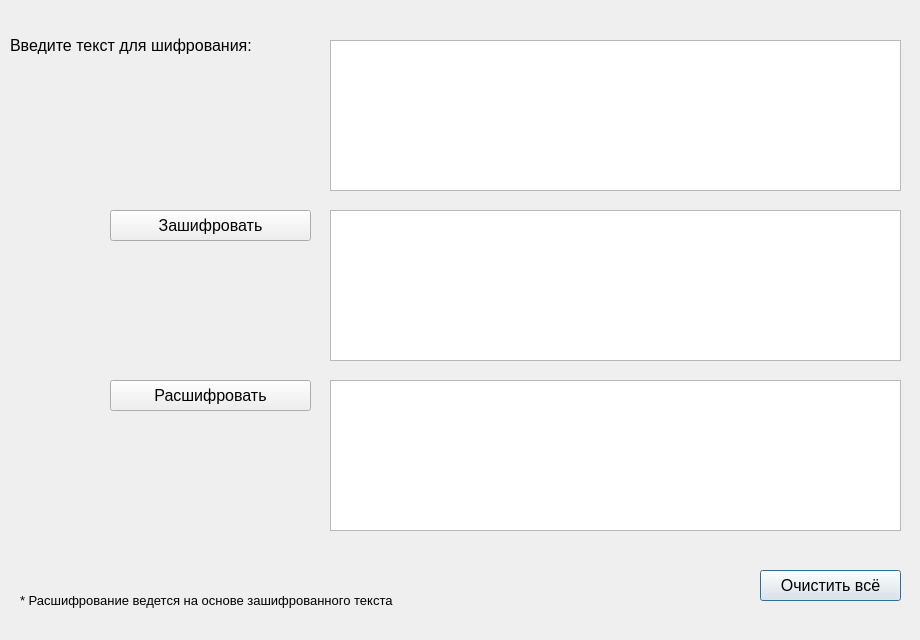
<?xml version="1.0" encoding="UTF-8"?>
<ui version="4.0">
 <class>Dialog2</class>
 <widget class="QDialog" name="Dialog2">
  <property name="geometry">
   <rect>
    <x>0</x>
    <y>0</y>
    <width>920</width>
    <height>640</height>
   </rect>
  </property>
  <property name="minimumSize">
   <size>
    <width>920</width>
    <height>640</height>
   </size>
  </property>
  <property name="maximumSize">
   <size>
    <width>920</width>
    <height>640</height>
   </size>
  </property>
  <property name="windowTitle">
   <string>Шифр Атбаш</string>
  </property>
  <widget class="QPushButton" name="but_clear">
   <property name="geometry">
    <rect>
     <x>760</x>
     <y>570</y>
     <width>141</width>
     <height>31</height>
    </rect>
   </property>
   <property name="font">
    <font>
     <family>Arial</family>
     <pointsize>12</pointsize>
    </font>
   </property>
   <property name="text">
    <string>Очистить всё</string>
   </property>
  </widget>
  <widget class="QPushButton" name="but_encr">
   <property name="geometry">
    <rect>
     <x>110</x>
     <y>210</y>
     <width>201</width>
     <height>31</height>
    </rect>
   </property>
   <property name="font">
    <font>
     <family>Arial</family>
     <pointsize>12</pointsize>
    </font>
   </property>
   <property name="text">
    <string>Зашифровать</string>
   </property>
  </widget>
  <widget class="QLabel" name="label_2">
   <property name="geometry">
    <rect>
     <x>10</x>
     <y>30</y>
     <width>301</width>
     <height>31</height>
    </rect>
   </property>
   <property name="font">
    <font>
     <family>Arial</family>
     <pointsize>12</pointsize>
    </font>
   </property>
   <property name="text">
    <string>Введите текст для шифрования:</string>
   </property>
  </widget>
  <widget class="QPushButton" name="but_decr">
   <property name="geometry">
    <rect>
     <x>110</x>
     <y>380</y>
     <width>201</width>
     <height>31</height>
    </rect>
   </property>
   <property name="font">
    <font>
     <family>Arial</family>
     <pointsize>12</pointsize>
    </font>
   </property>
   <property name="text">
    <string>Расшифровать</string>
   </property>
  </widget>
  <widget class="QLabel" name="label_3">
   <property name="geometry">
    <rect>
     <x>20</x>
     <y>580</y>
     <width>481</width>
     <height>41</height>
    </rect>
   </property>
   <property name="font">
    <font>
     <family>Arial</family>
     <pointsize>10</pointsize>
    </font>
   </property>
   <property name="text">
    <string>* Расшифрование ведется на основе зашифрованного текста</string>
   </property>
  </widget>
  <widget class="QTextEdit" name="slova">
   <property name="geometry">
    <rect>
     <x>330</x>
     <y>40</y>
     <width>571</width>
     <height>151</height>
    </rect>
   </property>
   <property name="font">
    <font>
     <family>Arial</family>
     <pointsize>12</pointsize>
    </font>
   </property>
  </widget>
  <widget class="QTextEdit" name="rez_encr">
   <property name="geometry">
    <rect>
     <x>330</x>
     <y>210</y>
     <width>571</width>
     <height>151</height>
    </rect>
   </property>
   <property name="font">
    <font>
     <family>Arial</family>
     <pointsize>12</pointsize>
    </font>
   </property>
  </widget>
  <widget class="QTextEdit" name="rez_decr">
   <property name="geometry">
    <rect>
     <x>330</x>
     <y>380</y>
     <width>571</width>
     <height>151</height>
    </rect>
   </property>
   <property name="font">
    <font>
     <family>Arial</family>
     <pointsize>12</pointsize>
    </font>
   </property>
  </widget>
 </widget>
 <resources/>
 <connections/>
</ui>
